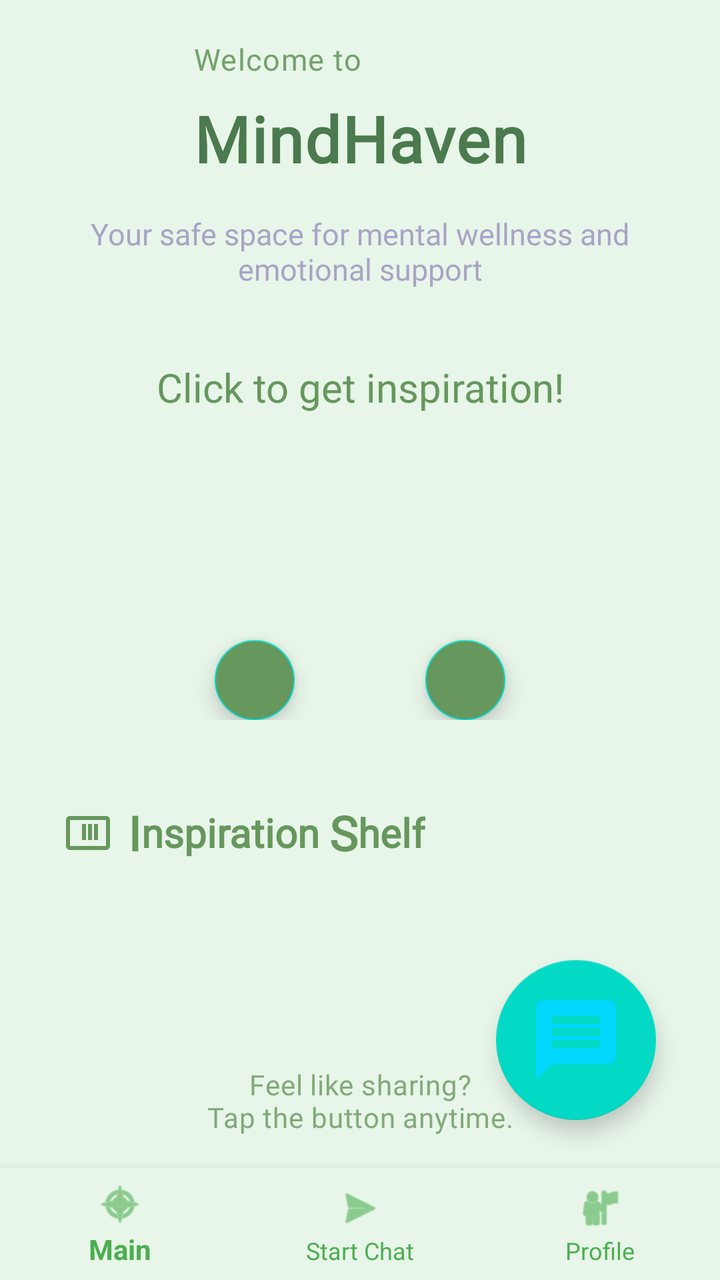
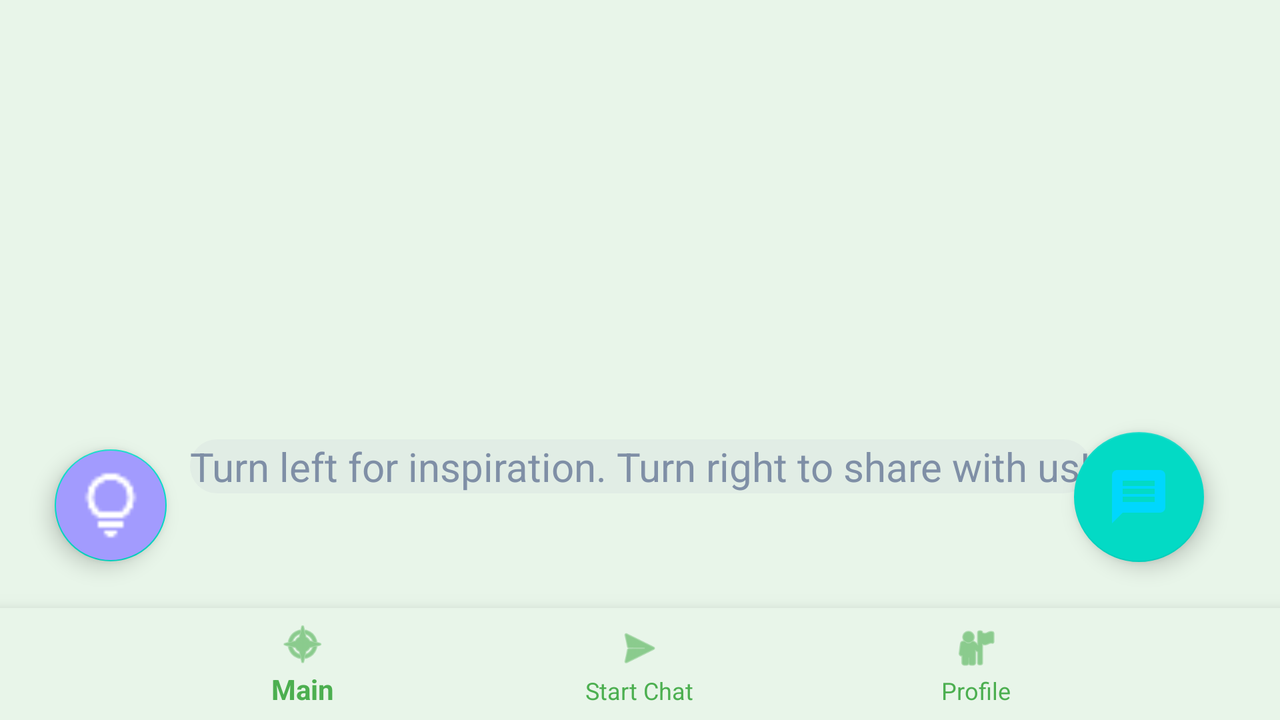

An Android layout and its configuration variant, each rendered on a device that would load it. The default file and the variant file are quoted in full after the pictures.
<!-- AndroidManifest.xml: application theme Theme.MindHaven -->
<!-- res/layout/activity_main.xml -->
<?xml version="1.0" encoding="utf-8"?>
<androidx.constraintlayout.widget.ConstraintLayout xmlns:android="http://schemas.android.com/apk/res/android"
    xmlns:app="http://schemas.android.com/apk/res-auto"
    xmlns:tools="http://schemas.android.com/tools"
    android:layout_width="match_parent"
    android:layout_height="match_parent"
    android:background="#E8F5E9"
    android:id="@+id/main">

    <androidx.constraintlayout.widget.ConstraintLayout
        android:id="@+id/welcomeTextContainer"
        android:layout_width="wrap_content"
        android:layout_height="wrap_content"
        app:layout_constraintTop_toTopOf="@id/welcomeTextGuide"
        app:layout_constraintStart_toStartOf="parent"
        app:layout_constraintEnd_toEndOf="parent">

        <TextView
            android:id="@+id/welcomeText"
            android:layout_width="wrap_content"
            android:layout_height="wrap_content"
            android:text="Welcome to"
            android:textSize="15sp"
            android:textColor="#66975d"
            android:fontFamily="@font/lexend_light"
            android:letterSpacing="0.03"
            android:alpha="0.9"
            app:layout_constraintStart_toStartOf="parent"
            app:layout_constraintTop_toTopOf="parent"
            android:layout_marginBottom="-16dp"
            />

        <TextView
            android:id="@+id/appNameText"
            android:layout_width="wrap_content"
            android:layout_height="wrap_content"
            android:text="MindHaven"
            android:textSize="32sp"
            android:textColor="#4a7a4d"
            android:textStyle="bold"
            android:fontFamily="@font/lexend_medium"
            android:letterSpacing="0.02"
            app:layout_constraintTop_toBottomOf="@id/welcomeText"
            app:layout_constraintStart_toStartOf="parent"
            app:layout_constraintEnd_toEndOf="parent"
            android:layout_marginTop="8dp"
            />

    </androidx.constraintlayout.widget.ConstraintLayout>

    <TextView
        android:id="@+id/descriptionText"
        android:layout_width="0dp"
        android:layout_height="wrap_content"
        android:text="Your safe space for mental wellness and emotional support"
        android:textSize="15sp"
        android:textColor="#7D6EAD"
        android:fontFamily="@font/lexend_light"
        android:gravity="center"
        android:alpha="0.6"
        android:layout_marginHorizontal="32dp"
        app:layout_constraintTop_toBottomOf="@id/welcomeTextContainer"
        app:layout_constraintStart_toStartOf="parent"
        app:layout_constraintEnd_toEndOf="parent"
        android:layout_marginTop="16dp"/>

    <com.google.android.material.bottomnavigation.BottomNavigationView
        android:id="@+id/bottom_navigation"
        android:layout_width="match_parent"
        android:layout_height="wrap_content"
        android:layout_gravity="bottom"
        android:background="#E8F5E9"
        android:elevation="8dp"
        app:itemIconTint="#4CAF50"
        app:itemTextColor="#4CAF50"
        app:layout_constraintBottom_toBottomOf="parent"
        app:menu="@menu/bottom_navigation_menu" />

    <androidx.constraintlayout.widget.Guideline
        android:id="@+id/StartChatGuide"
        android:layout_width="wrap_content"
        android:layout_height="wrap_content"
        android:orientation="horizontal"
        app:layout_constraintGuide_percent="0.75" />

    <com.google.android.material.floatingactionbutton.FloatingActionButton
        android:id="@+id/StartChatFAB"
        android:layout_width="wrap_content"
        android:layout_height="wrap_content"
        android:clickable="true"
        android:contentDescription="Start a new chat"
        app:fabCustomSize="80dp"
        app:srcCompat="@drawable/ic_message"
        app:maxImageSize="48dp"
        app:layout_constraintTop_toTopOf="@id/StartChatGuide"
        app:layout_constraintEnd_toEndOf="parent"
        android:layout_marginEnd="32dp" />

    <androidx.recyclerview.widget.RecyclerView
        android:id="@+id/BookListRecyclerView"
        android:layout_width="0dp"
        android:layout_height="wrap_content"
        android:maxHeight="300dp"
        android:paddingStart="16dp"
        android:paddingEnd="16dp"
        android:clipToPadding="false"
        app:layout_constraintBottom_toBottomOf="@id/BookListBottomGuide"
        app:layout_constraintStart_toStartOf="@id/BookListLeftEdge"
        app:layout_constraintEnd_toEndOf="@id/BookListRightEdge"
        />

    <androidx.constraintlayout.widget.Guideline
        android:id="@+id/BookListBottomGuide"
        android:layout_width="wrap_content"
        android:layout_height="wrap_content"
        android:orientation="horizontal"
        app:layout_constraintGuide_percent="0.78" />

    <androidx.constraintlayout.widget.Guideline
        android:id="@+id/BookListLeftEdge"
        android:layout_width="wrap_content"
        android:layout_height="wrap_content"
        android:orientation="vertical"
        app:layout_constraintGuide_percent="0.1" />

    <androidx.constraintlayout.widget.Guideline
        android:id="@+id/BookListRightEdge"
        android:layout_width="wrap_content"
        android:layout_height="wrap_content"
        android:orientation="vertical"
        app:layout_constraintGuide_percent="0.9" />

    <LinearLayout
        android:id="@+id/inspirationShelfTitle"
        android:layout_width="wrap_content"
        android:layout_height="wrap_content"
        android:orientation="horizontal"
        android:gravity="center_vertical"
        app:layout_constraintTop_toBottomOf="@id/quoteContainer"
        app:layout_constraintStart_toStartOf="parent"
        android:layout_marginStart="32dp"
        android:layout_marginTop="40dp">

        <ImageView
            android:layout_width="24dp"
            android:layout_height="24dp"
            android:src="@drawable/ic_book_shelf"
            android:tint="#66975d"
            android:layout_marginEnd="8dp"/>

        <TextView
            android:layout_width="wrap_content"
            android:layout_height="wrap_content"
            android:text="I"
            android:textSize="24sp"
            android:textColor="#66975d"
            android:textStyle="bold"
            android:fontFamily="@font/lexend_medium"/>

        <TextView
            android:layout_width="wrap_content"
            android:layout_height="wrap_content"
            android:text="nspiration "
            android:textSize="20sp"
            android:textColor="#66975d"
            android:textStyle="bold"
            android:fontFamily="@font/lexend_regular"/>

        <TextView
            android:layout_width="wrap_content"
            android:layout_height="wrap_content"
            android:text="S"
            android:textSize="24sp"
            android:textColor="#66975d"
            android:textStyle="bold"
            android:fontFamily="@font/lexend_medium"/>

        <TextView
            android:layout_width="wrap_content"
            android:layout_height="wrap_content"
            android:text="helf"
            android:textSize="20sp"
            android:textColor="#66975d"
            android:textStyle="bold"
            android:fontFamily="@font/lexend_regular"/>

    </LinearLayout>

    <androidx.recyclerview.widget.RecyclerView
        android:id="@+id/booksRecyclerView"
        android:layout_width="match_parent"
        android:layout_height="wrap_content"
        android:orientation="horizontal"
        android:clipToPadding="false"
        android:paddingStart="24dp"
        android:paddingEnd="24dp"
        app:layout_constraintTop_toBottomOf="@id/inspirationShelfTitle"
        app:layout_constraintStart_toStartOf="parent"
        app:layout_constraintEnd_toEndOf="parent"
        android:layout_marginTop="4dp"
        android:layout_marginBottom="16dp"
        tools:listitem="@layout/item_book" />

    <androidx.constraintlayout.widget.ConstraintLayout
        android:id="@+id/quoteContainer"
        android:layout_width="wrap_content"
        android:layout_height="200dp"
        app:layout_constraintEnd_toEndOf="parent"
        app:layout_constraintStart_toStartOf="parent"
        app:layout_constraintTop_toBottomOf="@id/DailyQuoteGuide">

        <TextView
            android:id="@+id/dailyQuoteText"
            android:layout_width="wrap_content"
            android:layout_height="wrap_content"
            android:layout_gravity="center_horizontal"
            android:fontFamily="@font/lexend_regular"
            android:gravity="center"
            android:lineSpacingExtra="4dp"
            android:maxWidth="280dp"
            android:padding="20dp"
            android:text="Click to get inspiration!"
            android:textAlignment="center"
            android:textColor="#66975d"
            android:textSize="20sp"
            app:layout_constraintEnd_toEndOf="parent"
            app:layout_constraintStart_toStartOf="parent"
            app:layout_constraintTop_toTopOf="parent" />

        <com.google.android.material.floatingactionbutton.FloatingActionButton
            android:id="@+id/newQuoteFAB"
            android:layout_width="wrap_content"
            android:layout_height="wrap_content"
            android:layout_marginEnd="8dp"
            android:backgroundTint="#66975d"
            app:fabSize="mini"
            app:layout_constraintBottom_toBottomOf="parent"
            app:layout_constraintEnd_toStartOf="@id/saveQuoteFAB"
            app:layout_constraintStart_toStartOf="parent"
            app:maxImageSize="24dp"
            app:srcCompat="@drawable/ic_refresh"
            app:tint="@android:color/white" />

        <com.google.android.material.floatingactionbutton.FloatingActionButton
            android:id="@+id/saveQuoteFAB"
            android:layout_width="wrap_content"
            android:layout_height="wrap_content"
            android:layout_marginStart="8dp"
            android:backgroundTint="#66975d"
            app:fabSize="mini"
            app:layout_constraintBottom_toBottomOf="parent"
            app:layout_constraintEnd_toEndOf="parent"
            app:layout_constraintStart_toEndOf="@id/newQuoteFAB"
            app:maxImageSize="24dp"
            app:srcCompat="@drawable/ic_save"
            app:tint="@android:color/white" />
    </androidx.constraintlayout.widget.ConstraintLayout>

    <androidx.constraintlayout.widget.Guideline
        android:id="@+id/RecommendationTitleGuide"
        android:layout_width="wrap_content"
        android:layout_height="wrap_content"
        android:orientation="horizontal"
        app:layout_constraintGuide_percent="0.54" />

    <androidx.constraintlayout.widget.Guideline
        android:id="@+id/DailyQuoteGuide"
        android:layout_width="wrap_content"
        android:layout_height="wrap_content"
        android:orientation="horizontal"
        app:layout_constraintGuide_percent="0.25" />

    <androidx.constraintlayout.widget.Guideline
        android:id="@+id/welcomeTextGuide"
        android:layout_width="wrap_content"
        android:layout_height="wrap_content"
        android:orientation="horizontal"
        app:layout_constraintGuide_percent="0.03" />

    <TextView
        android:id="@+id/chatPromptText"
        android:layout_width="wrap_content"
        android:layout_height="wrap_content"
        android:text="Feel like sharing?\nTap the button anytime."
        android:textSize="14sp"
        android:textColor="#66975d"
        android:alpha="0.8"
        android:fontFamily="@font/lexend_light"
        android:letterSpacing="0.02"
        android:gravity="center"
        android:layout_marginBottom="16dp"
        app:layout_constraintBottom_toTopOf="@id/bottom_navigation"
        app:layout_constraintStart_toStartOf="parent"
        app:layout_constraintEnd_toEndOf="parent"/>

    <androidx.constraintlayout.widget.Guideline
        android:id="@+id/ChatHintTextGuide"
        android:layout_width="wrap_content"
        android:layout_height="wrap_content"
        android:orientation="horizontal"
        app:layout_constraintGuide_percent="0.76" />

</androidx.constraintlayout.widget.ConstraintLayout>
<!-- res/layout/item_book.xml (included above) -->
<?xml version="1.0" encoding="utf-8"?>
<androidx.cardview.widget.CardView xmlns:android="http://schemas.android.com/apk/res/android"
    xmlns:app="http://schemas.android.com/apk/res-auto"
    android:layout_width="130dp"
    android:layout_height="195dp"
    android:layout_marginEnd="16dp"
    android:clickable="true"
    android:focusable="true"
    android:foreground="?attr/selectableItemBackground"
    app:cardCornerRadius="0dp"
    app:cardElevation="4dp"
    android:alpha="0.9"
    app:cardBackgroundColor="#FFFFFF"
    app:cardUseCompatPadding="true"
    app:cardPreventCornerOverlap="false">

    <LinearLayout
        android:layout_width="match_parent"
        android:layout_height="match_parent"
        android:orientation="vertical">

        <ImageView
            android:id="@+id/bookCover"
            android:layout_width="match_parent"
            android:layout_height="0dp"
            android:layout_weight="1"
            android:scaleType="centerCrop"
            android:src="@drawable/book_cover_placeholder" />

        <TextView
            android:id="@+id/bookTitle"
            android:layout_width="match_parent"
            android:layout_height="wrap_content"
            android:text="Book Title"
            android:textSize="14sp"
            android:textColor="#333333"
            android:fontFamily="@font/lexend_regular"
            android:maxLines="2"
            android:ellipsize="end"
            android:gravity="center"
            android:layout_marginTop="8dp"
            android:layout_marginBottom="8dp"
            android:layout_marginHorizontal="8dp" />
    </LinearLayout>
</androidx.cardview.widget.CardView>
<!-- resources referenced by this layout -->
<resources>
  <!-- drawable book_cover_placeholder (drawable) -->
  <?xml version="1.0" encoding="utf-8"?>
  <vector xmlns:android="http://schemas.android.com/apk/res/android"
      android:width="120dp"
      android:height="180dp"
      android:viewportWidth="120"
      android:viewportHeight="180">
      <path
          android:fillColor="#E0E0E0"
          android:pathData="M0,0h120v180h-120z"/>
      <path
          android:fillColor="#BDBDBD"
          android:pathData="M20,20h80v140h-80z"/>
      <path
          android:fillColor="#9E9E9E"
          android:pathData="M30,30h60v120h-60z"/>
      <path
          android:fillColor="#757575"
          android:pathData="M40,40h40v100h-40z"/>
  </vector>
  <!-- drawable ic_book_shelf (drawable) -->
  <?xml version="1.0" encoding="utf-8"?>
  <vector xmlns:android="http://schemas.android.com/apk/res/android"
      android:width="24dp"
      android:height="24dp"
      android:viewportWidth="24"
      android:viewportHeight="24">
      <path
          android:fillColor="#000000"
          android:pathData="M21,4L3,4c-1.1,0 -2,0.9 -2,2v13c0,1.1 0.9,2 2,2h18c1.1,0 2,-0.9 2,-2L23,6c0,-1.1 -0.9,-2 -2,-2zM21,19L3,19L3,6h18v13zM9,8h2v8L9,16zM12,8h2v8h-2zM15,8h2v8h-2z"/>
  </vector>
  <!-- drawable ic_message (drawable) -->
  <vector xmlns:android="http://schemas.android.com/apk/res/android" android:autoMirrored="true" android:height="24dp" android:tint="#00D7FD" android:viewportHeight="24" android:viewportWidth="24" android:width="24dp">
        
      <path android:fillColor="@android:color/white" android:pathData="M20,2L4,2c-1.1,0 -1.99,0.9 -1.99,2L2,22l4,-4h14c1.1,0 2,-0.9 2,-2L22,4c0,-1.1 -0.9,-2 -2,-2zM18,14L6,14v-2h12v2zM18,11L6,11L6,9h12v2zM18,8L6,8L6,6h12v2z"/>
      
  </vector>
  <style name="Theme.MindHaven" parent="Theme.AppCompat.Light.NoActionBar">
          
          <item name="colorPrimary">#6200EE</item>
          <item name="colorPrimaryDark">#3700B3</item>
          <item name="colorAccent">#03DAC5</item>
      </style>
</resources>
<!-- res/layout-land/activity_main.xml (the repository's variant of the layout above) -->
<!-- drawn on the phone turned sideways -->
<?xml version="1.0" encoding="utf-8"?>
<androidx.constraintlayout.widget.ConstraintLayout xmlns:android="http://schemas.android.com/apk/res/android"
    xmlns:app="http://schemas.android.com/apk/res-auto"
    xmlns:tools="http://schemas.android.com/tools"
    android:layout_width="match_parent"
    android:layout_height="match_parent"
    android:background="#E8F5E9">

    <com.google.android.material.bottomnavigation.BottomNavigationView
        android:id="@+id/bottom_navigation"
        android:layout_width="match_parent"
        android:layout_height="wrap_content"
        android:layout_gravity="bottom"
        android:background="#E8F5E9"
        android:elevation="8dp"
        app:itemIconTint="#4CAF50"
        app:itemTextColor="#4CAF50"
        app:layout_constraintBottom_toBottomOf="parent"
        app:menu="@menu/bottom_navigation_menu" />

    <androidx.constraintlayout.widget.Guideline
        android:id="@+id/StartChatGuide"
        android:layout_width="wrap_content"
        android:layout_height="wrap_content"
        android:orientation="horizontal"
        app:layout_constraintGuide_percent="0.6" />

    <com.google.android.material.floatingactionbutton.FloatingActionButton
        android:id="@+id/StartChatFAB"
        android:layout_width="wrap_content"
        android:layout_height="wrap_content"
        android:clickable="true"
        android:contentDescription="Start a new chat"
        app:fabCustomSize="65dp"
        app:srcCompat="@drawable/ic_message"
        app:maxImageSize="32dp"
        app:layout_constraintTop_toTopOf="@id/StartChatGuide"
        app:layout_constraintEnd_toEndOf="parent"
        android:layout_marginEnd="38dp" />

    <androidx.recyclerview.widget.RecyclerView
        android:id="@+id/BookListRecyclerView"
        android:layout_width="0dp"
        android:layout_height="wrap_content"
        android:maxHeight="300dp"
        android:paddingStart="16dp"
        android:paddingEnd="16dp"
        android:clipToPadding="false"
        app:layout_constraintBottom_toBottomOf="@id/BookListBottomGuide"
        app:layout_constraintStart_toStartOf="@id/BookListLeftEdge"
        app:layout_constraintEnd_toEndOf="@id/BookListRightEdge"
        />

    <androidx.constraintlayout.widget.Guideline
        android:id="@+id/BookListBottomGuide"
        android:layout_width="wrap_content"
        android:layout_height="wrap_content"
        android:orientation="horizontal"
        app:layout_constraintGuide_percent="0.6" />

    <androidx.constraintlayout.widget.Guideline
        android:id="@+id/BookListLeftEdge"
        android:layout_width="wrap_content"
        android:layout_height="wrap_content"
        android:orientation="vertical"
        app:layout_constraintGuide_percent="0.1" />

    <androidx.constraintlayout.widget.Guideline
        android:id="@+id/BookListRightEdge"
        android:layout_width="wrap_content"
        android:layout_height="wrap_content"
        android:orientation="vertical"
        app:layout_constraintGuide_percent="0.9" />

    <TextView
        android:id="@+id/dailyQuoteText"
        android:layout_width="wrap_content"
        android:layout_height="wrap_content"
        android:text="Turn left for inspiration. Turn right to share with us!"
        android:textSize="20sp"
        android:textColor="#7F8FA6"
        android:layout_gravity="center_horizontal"
        android:maxHeight="80dp"
        android:textAlignment="center"
        android:background="@drawable/quote_background"
        android:gravity="center"
        android:lineSpacingExtra="4dp"
        android:maxWidth="500dp"
        android:fadingEdge="vertical"
        android:scrollbars="vertical"
        android:scrollbarThumbVertical="@drawable/scrollbar_thumb"
        android:scrollbarTrackVertical="@drawable/scrollbar_track"
        android:fadeScrollbars="false"
        app:layout_constraintTop_toBottomOf="@id/DailyQuoteGuide"
        app:layout_constraintStart_toStartOf="parent"
        app:layout_constraintEnd_toEndOf="parent"
        />


    <androidx.constraintlayout.widget.Guideline
        android:id="@+id/DailyQuoteGuide"
        android:layout_width="wrap_content"
        android:layout_height="wrap_content"
        android:orientation="horizontal"
        app:layout_constraintGuide_percent="0.61" />

    <com.google.android.material.floatingactionbutton.FloatingActionButton
        android:id="@+id/newQuoteFAB"
        android:layout_width="wrap_content"
        android:layout_height="wrap_content"
        android:layout_gravity="center_horizontal"
        app:srcCompat="@drawable/lightbulb"
        app:maxImageSize="38dp"
        app:tint="@android:color/white"
        android:backgroundTint="#A29BFE"
        app:layout_constraintTop_toTopOf="@id/newQuoteHorizontalGuide"
        app:layout_constraintEnd_toEndOf="@id/newQuoteVerticalGuid"
        />

    <androidx.constraintlayout.widget.Guideline
        android:id="@+id/newQuoteHorizontalGuide"
        android:layout_width="wrap_content"
        android:layout_height="wrap_content"
        android:orientation="horizontal"
        app:layout_constraintGuide_percent="0.624" />

    <androidx.constraintlayout.widget.Guideline
        android:id="@+id/newQuoteVerticalGuid"
        android:layout_width="wrap_content"
        android:layout_height="wrap_content"
        android:orientation="vertical"
        app:layout_constraintGuide_percent="0.13" />

</androidx.constraintlayout.widget.ConstraintLayout>
<!-- resources referenced by the variant -->
<!-- as the phone turned sideways resolves them -->
<resources>
  <!-- drawable ic_message (drawable) -->
  <vector xmlns:android="http://schemas.android.com/apk/res/android" android:autoMirrored="true" android:height="24dp" android:tint="#00D7FD" android:viewportHeight="24" android:viewportWidth="24" android:width="24dp">
        
      <path android:fillColor="@android:color/white" android:pathData="M20,2L4,2c-1.1,0 -1.99,0.9 -1.99,2L2,22l4,-4h14c1.1,0 2,-0.9 2,-2L22,4c0,-1.1 -0.9,-2 -2,-2zM18,14L6,14v-2h12v2zM18,11L6,11L6,9h12v2zM18,8L6,8L6,6h12v2z"/>
      
  </vector>
  <!-- drawable lightbulb: png bitmap (drawable, 537 bytes) -->
  <!-- drawable quote_background (drawable) -->
  <?xml version="1.0" encoding="utf-8"?>
  <shape xmlns:android="http://schemas.android.com/apk/res/android">
      <solid android:color="#0F7D6EAD"/>
      <corners android:radius="16dp"/>
  </shape>
  <!-- drawable scrollbar_thumb (drawable) -->
  <shape xmlns:android="http://schemas.android.com/apk/res/android">
      <solid android:color="#A29BFE" />
      <corners android:radius="4dp" />
  </shape>
  <style name="Theme.MindHaven" parent="Theme.AppCompat.Light.NoActionBar">
          
          <item name="colorPrimary">#6200EE</item>
          <item name="colorPrimaryDark">#3700B3</item>
          <item name="colorAccent">#03DAC5</item>
      </style>
</resources>
